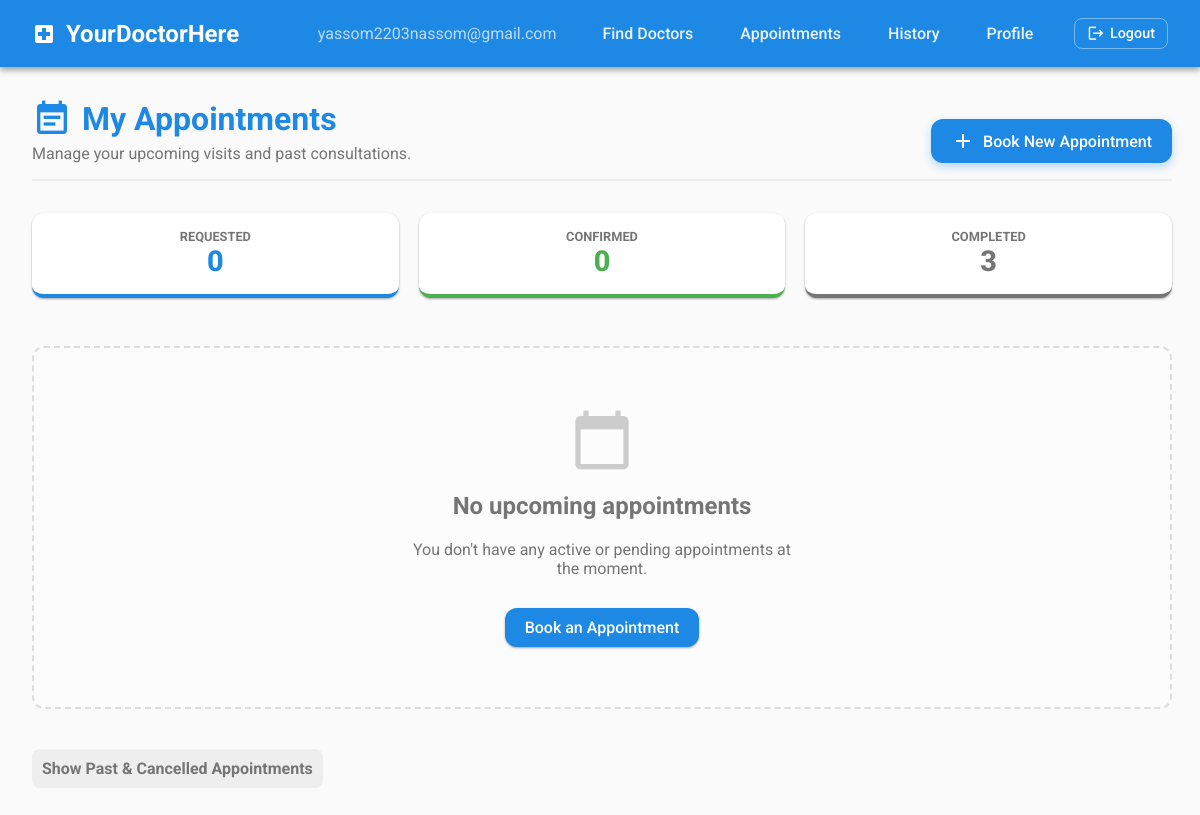
Before: /medical/appointments/mine/ (signed in) with the older database file.
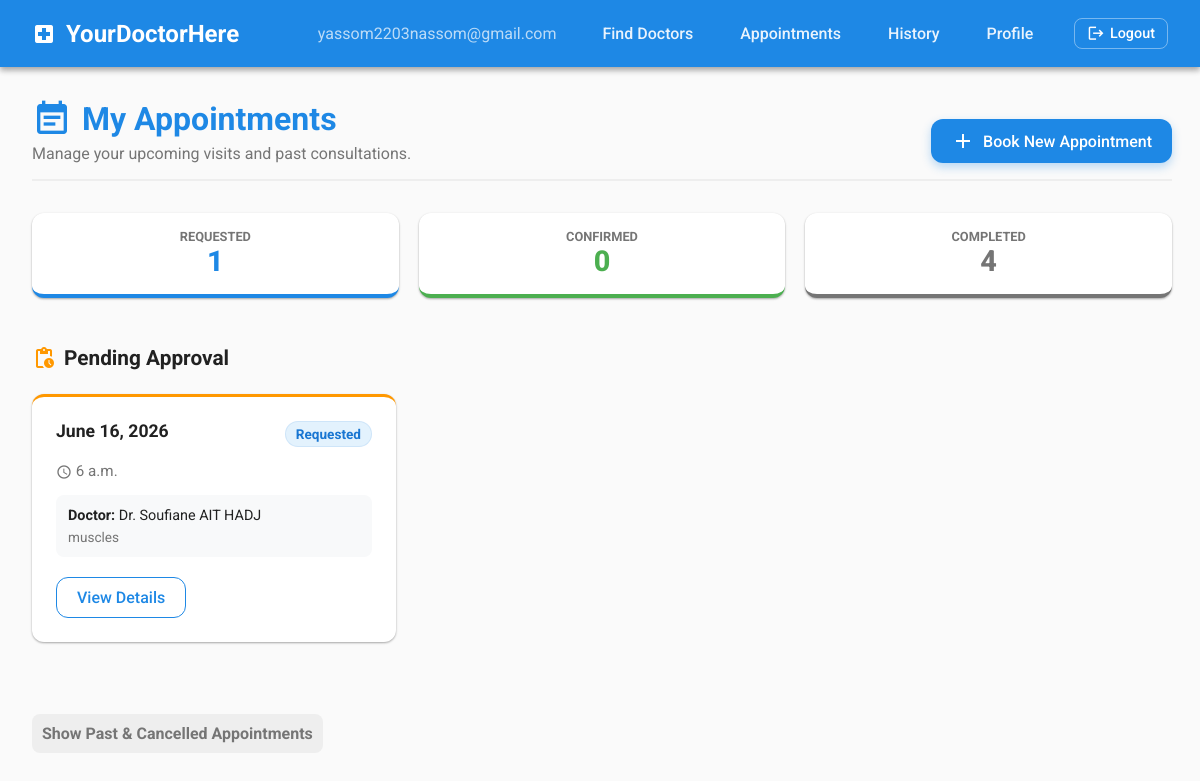
After: the same page with the newer database file.
### medical/models.py (models this page shows, shortened)
class Appointment(models.Model):
    uuid = models.UUIDField(default=uuid.uuid4, editable=False, unique=True)
    STATUS_CHOICES = [
        ('requested', 'Requested'),
        ('confirmed', 'Confirmed'),
        ('completed', 'Completed'),
        ('cancelled', 'Cancelled'),
    ]
    patient = models.ForeignKey(
        'users.Patient',
        on_delete=models.CASCADE,
        related_name='appointments'
    )
    doctor = models.ForeignKey(
        'users.Doctor',
        on_delete=models.CASCADE,
        related_name='appointments'
    )
    date = models.DateField()
    time_slot = models.TimeField()
    status = models.CharField(
        max_length=20,
        choices=STATUS_CHOICES,
        default='requested'
    )
    reason = models.TextField(blank=True)
    created_at = models.DateTimeField(auto_now_add=True)
    class Meta:
        ordering = ['-date', '-time_slot']
        constraints = [
            models.UniqueConstraint(
                fields=['doctor', 'date', 'time_slot'],
                condition=~Q(status='cancelled'),
                name='unique_active_appointment_per_doctor_slot',
            ),
        ]

### users/models.py (models this page shows, shortened)
class BaseProfile(models.Model):
    uuid = models.UUIDField(default=uuid.uuid4, editable=False, unique=True)
    first_name = models.CharField(max_length=50)
    last_name = models.CharField(max_length=50)
    avatar = models.ImageField(upload_to='avatars/%Y/%m', null=True, blank=True)
    Nationality = CountryField(blank_label='(select country)', default='MA')
    tel = models.CharField(max_length=20)
    address = models.TextField()
    class Meta:
        abstract = True

class Doctor(BaseProfile):
    user = models.OneToOneField(
        User,
        on_delete=models.CASCADE,
        related_name='doctor',
    )
    specialty = models.CharField(max_length=200, null=True, blank=True)
    license_number = models.CharField(max_length=50, unique = True)
    consultation_fee = models.DecimalField(max_digits=10, decimal_places=2)
    city = models.CharField(max_length=100)
    bio = models.TextField()
    is_verified = models.BooleanField(default=False)
    def __str__(self):
        return f"Dr. {self.first_name} {self.last_name}".strip()

### medical/views.py (the view)
# urls.py: path('appointments/mine/', views.my_appointments, name='my_appointments'),
@login_required
def my_appointments(request):
    if request.user.entity == entities.PATIENT:
        patient = _current_patient(request.user)
        appointments = Appointment.objects.filter(patient=patient).select_related(
            'patient',
            'doctor',
        )
    elif request.user.entity == entities.DOCTOR:
        doctor = _current_doctor(request.user)
        appointments = Appointment.objects.filter(doctor=doctor).select_related(
            'doctor',
            'patient',
        )
    else:
        messages.error(request, "This account cannot access appointments.")
        return redirect('home')
    requested_appointments = appointments.filter(status='requested').order_by('date', 'time_slot')
    confirmed_appointments = appointments.filter(status='confirmed').order_by('date', 'time_slot')
    completed_appointments = appointments.filter(status='completed').order_by('-date', '-time_slot')
    cancelled_appointments = appointments.filter(status='cancelled').order_by('-date', '-time_slot')
    return render(request, 'medical/my_appointments.html', {
        'requested_appointments': requested_appointments,
        'confirmed_appointments': confirmed_appointments,
        'completed_appointments': completed_appointments,
        'cancelled_appointments': cancelled_appointments,
        'is_patient': request.user.entity == entities.PATIENT,
        'is_doctor': request.user.entity == entities.DOCTOR,
    })

### medical/views.py (called while the page is built)
def _current_patient(user):
    return Patient.objects.filter(user=user).first()

### medical/templates/medical/my_appointments.html (shortened to what the changed rows need)
{% extends 'base.html' %}
{% block content %}
<div style="animation: fadeIn 0.5s ease-out forwards;">
    <div style="display: flex; justify-content: space-between; align-items: flex-end; margin-bottom: 2rem; padding-bottom: 1rem; border-bottom: 2px solid #eee;">
        <div>
            <h1 style="color: var(--primary-blue); margin-bottom: 5px; display: flex; align-items: center; gap: 10px;">
                <span class="material-icons" style="font-size: 2.5rem;">event_note</span> My Appointments
            </h1>
        </div>
        {% if is_patient %}
        <a href="{% url 'medical_doctor_directory' %}" class="btn btn-primary" style="box-shadow: 0 4px 10px rgba(30, 136, 229, 0.3);">
        </a>
        {% endif %}
    </div>
    <div style="display: grid; grid-template-columns: repeat(auto-fit, minmax(150px, 1fr)); gap: 20px; margin-bottom: 3rem;">
        <div class="card" style="margin-bottom: 0; padding: 1rem; text-align: center; border-bottom: 4px solid var(--primary-blue);">
            <div style="font-size: 0.8rem; color: var(--text-secondary); text-transform: uppercase; font-weight: bold;">Requested</div>
            <div style="font-size: 1.8rem; font-weight: 800; color: var(--primary-blue);">{{ requested_appointments|length }}</div>
        </div>
        <div class="card" style="margin-bottom: 0; padding: 1rem; text-align: center; border-bottom: 4px solid var(--success-color);">
        </div>
        <div class="card" style="margin-bottom: 0; padding: 1rem; text-align: center; border-bottom: 4px solid var(--text-secondary);">
            <div style="font-size: 0.8rem; color: var(--text-secondary); text-transform: uppercase; font-weight: bold;">Completed</div>
            <div style="font-size: 1.8rem; font-weight: 800; color: var(--text-secondary);">{{ completed_appointments|length }}</div>
        </div>
    </div>
    {% if requested_appointments %}
    <h2 style="font-size: 1.3rem; margin-bottom: 1.5rem; color: var(--text-primary); display: flex; align-items: center; gap: 8px;">
        <span class="material-icons" style="color: var(--warning-color);">pending_actions</span> Pending Approval
    </h2>
    <div class="grid-cards" style="margin-bottom: 3rem;">
        {% for appointment in requested_appointments %}
        <div class="card" style="position: relative; border-top: 3px solid var(--warning-color);">
            <div style="display: flex; justify-content: space-between; align-items: flex-start; margin-bottom: 15px;">
                <h3 style="font-size: 1.1rem; margin: 0;">{{ appointment.date }}</h3>
                <span class="badge status-requested">Requested</span>
            </div>
            <p style="color: var(--text-secondary); margin-bottom: 15px; font-size: 0.95rem;">
                <span class="material-icons" style="font-size: 1rem; vertical-align: middle;">schedule</span> {{ appointment.time_slot }}
            </p>
            <div style="background: #f8f9fa; padding: 12px; border-radius: 8px; margin-bottom: 20px; font-size: 0.9rem;">
                <div style="margin-bottom: 5px;"><strong>{% if is_patient %}Doctor{% else %}Patient{% endif %}:</strong> {% if is_patient %}{{ appointment.doctor }}{% else %}{{ appointment.patient }}{% endif %}</div>
                <div style="color: var(--text-secondary); font-size: 0.85rem;">{{ appointment.doctor.specialty }}</div>
            </div>
            <a href="{% url 'appointment_detail' appointment_uuid=appointment.uuid %}" class="btn btn-secondary">View Details</a>
        </div>
        {% endfor %}
    </div>
    {% endif %}
    {% if not requested_appointments and not confirmed_appointments %}
    <div class="card" style="text-align: center; padding: 60px 20px; background-color: #fcfcfc; border: 2px dashed #ddd; box-shadow: none;">
        <span class="material-icons" style="font-size: 4rem; color: #ccc; margin-bottom: 20px;">calendar_today</span>
        <h2 style="color: var(--text-secondary);">No upcoming appointments</h2>
        <p style="color: var(--text-secondary); max-width: 400px; margin: 0 auto 30px auto;">You don't have any active or pending appointments at the moment.</p>
        {% if is_patient %}
        <a href="{% url 'medical_doctor_directory' %}" class="btn btn-primary">Book an Appointment</a>
        {% endif %}
    </div>
    {% endif %}
    {% if completed_appointments or cancelled_appointments %}
    <details style="margin-top: 40px;">
        <summary style="cursor: pointer; color: var(--text-secondary); font-weight: bold; padding: 10px; border-radius: 8px; background: #eee; display: inline-block;">
        </summary>
    </details>
    {% endif %}
</div>
{% endblock %}

Changed rows visible on the page:
added Appointment: date "June 16, 2026", time_slot "6 a.m.", doctor "Dr. Soufiane AIT HADJ", doctor.specialty "muscles"
Other visible differences:
{{ requested_appointments|length }}: "0" → "1"
{{ completed_appointments|length }}: "3" → "4"
text no longer shown: "No upcoming appointments You don't have any active or pending appointments at the moment. Book an Appointment"
text now shown: "Pending Approval"
